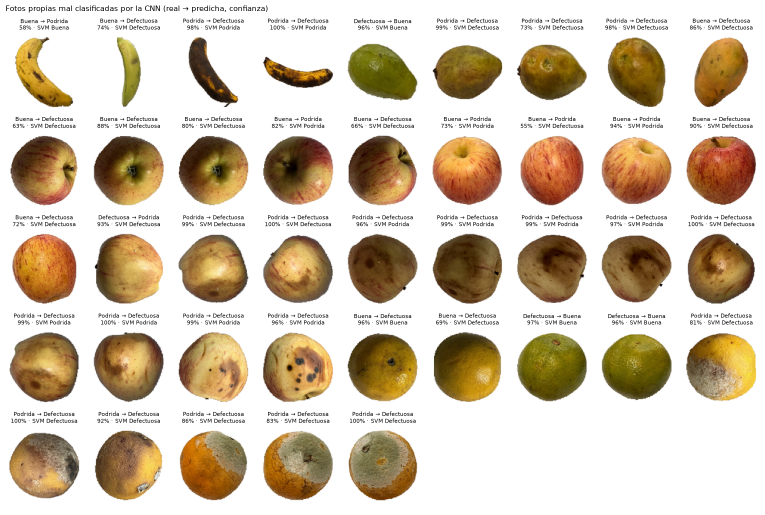
#> input picture assets/evaluacion/errores_fotos_propias.png, 1530 x 1029 px (shown at 1/2 size); its folder holds only this picture in this run
$ python -i segment.py   (imports and definitions only)
#> lines starting #> are read from the running program, lines starting #| are printed output that depends on the picture
#> further down, picture is the input picture: PIL image 1530x1029 RGBA; mean R, G, B, A 212.9, 199.2, 179.8, 255
### src/data/preprocess.py
"""Preprocesamiento de imágenes: formato, orientación y tamaño unificados.

Fase 3 de CRISP-DM (Preparación de los datos). Todas las imágenes pasan por la misma función
`prepare_image` (también la app en el despliegue), para que ninguna clase se distinga por
propiedades del archivo: en Healthy-Defective-Fruits la mitad de `rot` viene en PNG, y en Kaggle hay
imágenes de 256×256 hasta 8000×6000.

Pasos: orientación EXIF → RGB → lado mayor a IMAGE_SIZE (sin deformar) → relleno hasta cuadrado
replicando el borde (no un color fijo, que podría volverse un atajo) → caché PNG sin pérdida en
data/interim/img<N>/<id>.png.

Uso:  python -m src.main preprocess
"""
from __future__ import annotations

import csv
from concurrent.futures import ProcessPoolExecutor
from pathlib import Path

import numpy as np

from src import config


def prepare_image(source, size: tuple[int, int] | None = None) -> np.ndarray:
    """Imagen (ruta, archivo o PIL.Image) → np.ndarray uint8 (alto, ancho, 3) en RGB."""
#> called with size = (320, 320)
    from PIL import Image, ImageOps  # import diferido

    size = size or config.IMAGE_SIZE
    if hasattr(source, "seek"):  # archivo subido: puede leerse varias veces (calidad, tamaño, figura)
        source.seek(0)
    img = source if isinstance(source, Image.Image) else Image.open(source)
    img.draft("RGB", (size[1] * 2, size[0] * 2))  # JPEG grandes: decodifica ya reducido (mucho más rápido)
    img = ImageOps.exif_transpose(img).convert("RGB")
    img.thumbnail((size[1], size[0]), Image.Resampling.LANCZOS)
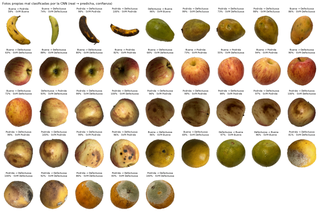
#> img: PIL image 320x215 RGB; mean R, G, B 212.5, 198.8, 179.3

    arr = np.asarray(img)
    pad_h, pad_w = size[0] - arr.shape[0], size[1] - arr.shape[1]
#> pad_h = 105; pad_w = 0
    pad = ((pad_h // 2, pad_h - pad_h // 2), (pad_w // 2, pad_w - pad_w // 2), (0, 0))
#> pad = ((52, 53), (0, 0), (0, 0))
    return np.pad(arr, pad, mode="edge")
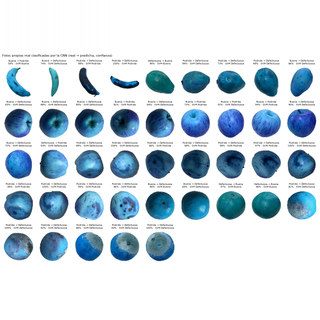
#> returned value: shape (320, 320, 3); mean of channels 0, 1, 2 226.4, 217.2, 204.1; drawn as B, G, R


def normalize(image: np.ndarray) -> np.ndarray:
    """uint8 [0, 255] → float32 [0, 1] (entrada de la CNN)."""
    return image.astype("float32") / 255.0


def resize_and_normalize(image, size: tuple[int, int] | None = None) -> np.ndarray:
    """Atajo para inferencia: prepare_image + normalize."""
    return normalize(prepare_image(image, size))


# [5 lines left out: function cache_dir, not called in this run]


def cache_path(image_id: str, size: tuple[int, int] | None = None, variant: str = "img") -> Path:
    """Ruta en la caché de una imagen ya procesada (`variant`: img, seg, crop, mask o cropmask)."""
    return cache_dir(size, variant) / f"{image_id}.png"


# [53 lines left out: functions _process, preprocess_index, load_split, main, not called in this run]


# [2 lines that do not run on import are left out]

### src/data/segment.py
"""Segmentación de la fruta y reemplazo del fondo — Fase 3 de CRISP-DM.

Motivo: el fondo predice la clase (F1 solo-fondo 0,67; 0,91 en Healthy-Defective-Fruits, ver
src/evaluation/shortcut.py). Se separa la fruta con U²-Net (Qin et al., 2020) vía `rembg`, un modelo
preentrenado **solo para quitar fondos**; el clasificador de calidad se entrena desde cero.
El fondo se reemplaza por blanco, como en la recolección propia y el enunciado (fondo simple).

Pasos por imagen: prepare_image a SEG_INPUT px → máscara U²-Net (umbral 0,5) → se eliminan
componentes pequeños (< MIN_COMPONENT del área) → fondo blanco → reducción a IMAGE_SIZE.
Cachés: data/interim/seg<N>/<id>.png (imagen) y data/interim/mask<N>/<id>.png (máscara), más
data/interim/seg_stats.csv con el área de la máscara para control de calidad.

Después se **normaliza el encuadre** (`crop_fruit`): se recorta la caja de la máscara y se reescala,
para que el zoom no prediga la clase (en HDF las `Buena` llenan el cuadro y las `Podrida` no).
Cachés: data/interim/crop<N>/ y cropmask<N>/. La máscara sin recortar se conserva para el tamaño.

Uso:  python -m src.main segment   (segmenta)
      python -m src.main crop      (recorta; rápido, no usa la red)
"""
from __future__ import annotations

import csv
import os
from concurrent.futures import ProcessPoolExecutor

import numpy as np

from src import config

SEG_MODEL = "u2net"
SEG_INPUT = (320, 320)       # resolución de entrada de U²-Net
MIN_COMPONENT = 0.01         # fracción mínima del área para conservar un componente
EMPTY_MASK = 0.02            # máscara con menos área que esto = segmentación fallida
BACKGROUND = 255             # blanco
CROP_MARGIN = 0.05           # margen alrededor de la fruta al recortar (fracción del lado)

_session = None


def _get_session():
    """Sesión de rembg por proceso (se crea una sola vez)."""
    global _session
    if _session is None:
        from rembg import new_session  # import diferido

#> (the run stopped early here; a loop or call above may not have finished)

$ run again, on assets/evaluacion/iteracion4_matrices.png
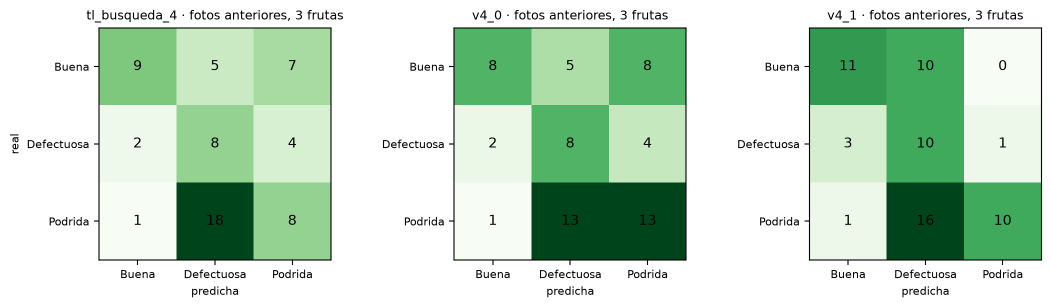
#> input picture assets/evaluacion/iteracion4_matrices.png, 2102 x 615 px (shown at 1/2 size)
#> picture is the input picture: PIL image 2102x615 RGBA; mean R, G, B, A 191.7, 218.4, 195.7, 255
#> in prepare_image, `img.thumbnail((size[1], size[0]), Image.Resampling.LANCZOS)`:
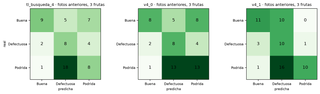
#> img: PIL image 320x94 RGB; mean R, G, B 191.4, 218, 195.4
#> in prepare_image, `return np.pad(arr, pad, mode="edge")`:
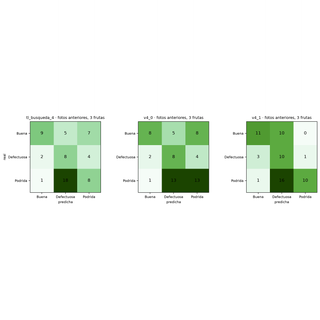
#> returned value: shape (320, 320, 3); mean of channels 0, 1, 2 236.3, 244.1, 237.5; drawn as B, G, R
